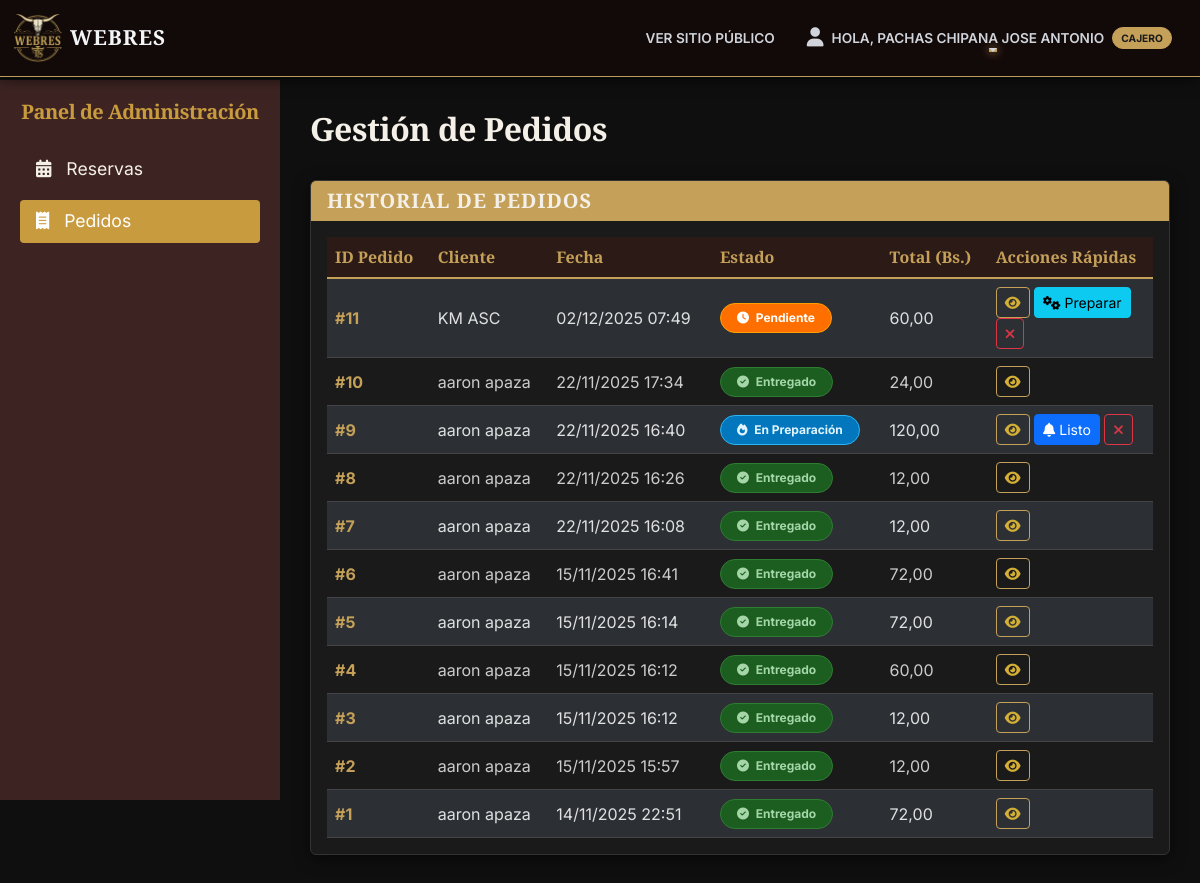
/panel/pedidos/ (signed in), run on the app's committed database.
### pedidos/models.py (models this page shows, shortened)
class Pedido(models.Model):
    ESTADO_PEDIDO_CHOICES = (
        ('PENDIENTE', 'Pendiente'),
        ('EN_PREPARACION', 'En Preparación'),
        ('LISTO', 'Listo para Servir'),
        ('ENTREGADO', 'Entregado'),
        ('CANCELADO', 'Cancelado'),
    )
    usuario = models.ForeignKey(settings.AUTH_USER_MODEL, on_delete=models.SET_NULL, null=True, blank=True, related_name="pedidos")
    cliente = models.ForeignKey(Cliente, on_delete=models.SET_NULL, null=True, blank=True)
    mesa = models.ForeignKey(Mesa, on_delete=models.SET_NULL, null=True, blank=True)
    fecha_pedido = models.DateTimeField(auto_now_add=True)
    estado_pedido = models.CharField(max_length=20, choices=ESTADO_PEDIDO_CHOICES, default='PENDIENTE')
    total = models.DecimalField(max_digits=10, decimal_places=2, default=0.00)

### clientes/models.py (models this page shows, shortened)
class Cliente(models.Model):
    usuario = models.OneToOneField(User, on_delete=models.CASCADE, related_name="cliente")
    nombre = models.CharField(max_length=100)
    apellido = models.CharField(max_length=100)
    email = models.EmailField(unique=True)
    telefono = models.CharField(max_length=20, blank=True, null=True)
    fecha_registro = models.DateTimeField(auto_now_add=True)
    foto_perfil = models.ImageField(upload_to='perfiles/', null=True, blank=True)

### dashboard/views.py (the view)
# urls.py: path('pedidos/', views.pedido_list, name='dashboard_pedidos'),
@staff_requerido
def pedido_list(request):
    pedidos = Pedido.objects.all().order_by('-fecha_pedido')
    return render(request, 'dashboard/pedido_list.html', {'pedidos': pedidos})

### dashboard/views.py (called while the page is built)
def staff_requerido(function):
    return user_passes_test(
        lambda u: u.is_authenticated and u.is_staff,
        login_url='login',
        redirect_field_name=None
    )(function)

### templates/dashboard/pedido_list.html (shortened to what this page needs)
{% extends 'dashboard/base_dashboard.html' %}
{% block content %}
<div class="d-flex justify-content-between align-items-center mb-4">
    <h1 class="fs-2">Gestión de Pedidos</h1>
</div>
<div class="card shadow-sm card-dark">
    <div class="card-header card-header-gold">
        <h5 class="mb-0">Historial de Pedidos</h5>
    </div>
    <div class="card-body">
        <div class="table-responsive">
            <table class="table table-dark table-striped table-hover align-middle">
                <thead>
                    <tr>
                        <th scope="col">ID Pedido</th>
                        <th scope="col">Cliente</th>
                        <th scope="col">Fecha</th>
                        <th scope="col">Estado</th>
                        <th scope="col">Total (Bs.)</th>
                        <th scope="col" style="width: 20%;">Acciones Rápidas</th>
                    </tr>
                </thead>
                <tbody>
                    {% for p in pedidos %}
                    <tr>
                        <td><strong>#{{ p.id }}</strong></td>
                        <td>
                            {% if p.cliente %}
                            {{ p.cliente.nombre }} {{ p.cliente.apellido }}
                            {% else %}
                            {{ p.usuario.username }} (Admin)
                            {% endif %}
                        </td>
                        <td>{{ p.fecha_pedido|date:"d/m/Y H:i" }}</td>
                        <td>
                            {% if p.estado_pedido == 'PENDIENTE' %}
                            <span class="badge badge-status-pending rounded-pill px-3 py-2">
                                <i class="fa fa-clock me-1"></i> {{ p.get_estado_pedido_display }}
                            </span>
                            {% elif p.estado_pedido == 'EN_PREPARACION' %}
                            <span class="badge badge-status-prep rounded-pill px-3 py-2">
                                <i class="fa fa-fire me-1"></i> {{ p.get_estado_pedido_display }}
                            </span>
                            {% elif p.estado_pedido == 'LISTO' %}
                            <span class="badge badge-status-ready rounded-pill px-3 py-2">
                                <i class="fa fa-bell me-1"></i> {{ p.get_estado_pedido_display }}
                            </span>
                            {% elif p.estado_pedido == 'ENTREGADO' %}
                            <span class="badge badge-status-delivered rounded-pill px-3 py-2">
                                <i class="fa fa-check-circle me-1"></i> {{ p.get_estado_pedido_display }}
                            </span>
                            {% elif p.estado_pedido == 'CANCELADO' %}
                            <span class="badge badge-status-canceled rounded-pill px-3 py-2">
                                <i class="fa fa-ban me-1"></i> {{ p.get_estado_pedido_display }}
                            </span>
                            {% endif %}
                        </td>
                        <td>{{ p.total|floatformat:2 }}</td>
                        <td>
                            <a href="{% url 'pedido_detail' p.pk %}" class="btn btn-sm btn-outline-primary"
                                title="Ver Detalle">
                                <i class="fa fa-eye"></i>
                            </a>
                            {% if p.estado_pedido == 'PENDIENTE' %}
                            <form action="{% url 'pedido_detail' p.pk %}" method="POST" class="d-inline">
                                <button type="submit" class="btn btn-sm btn-info" title="Marcar como 'En Preparación'">
                                    <i class="fa fa-cogs"></i> Preparar
                                </button>
                            </form>
                            {% elif p.estado_pedido == 'EN_PREPARACION' %}
                            <form action="{% url 'pedido_detail' p.pk %}" method="POST" class="d-inline">
                                <button type="submit" class="btn btn-sm btn-primary"
                                    title="Marcar como 'Listo para Servir'">
                                    <i class="fa fa-bell"></i> Listo
                                </button>
                            </form>
                            {% endif %}
                            {% if p.estado_pedido != 'ENTREGADO' and p.estado_pedido != 'CANCELADO' %}
                            <form action="{% url 'pedido_detail' p.pk %}" method="POST" class="d-inline">
                                <button type="submit" class="btn btn-sm btn-outline-danger" title="Cancelar Pedido">
                                    <i class="fa fa-times"></i>
                                </button>
                            </form>
                            {% endif %}
                        </td>
                    </tr>
                    {% empty %}
                    <tr>
                        <td colspan="6" class="text-center">No hay pedidos registrados todavía.</td>
                    </tr>
                    {% endfor %}
                </tbody>
            </table>
        </div>
    </div>
</div>
{% endblock %}

### templates/dashboard/base_dashboard.html (shortened to what this page needs)
{% load static %}
<!DOCTYPE html>
<html lang="es">
<head>
    <link href="https://cdn.jsdelivr.net/npm/bootstrap@5.3.3/dist/css/bootstrap.min.css" rel="stylesheet">
    <link rel="stylesheet" href="https://cdnjs.cloudflare.com/ajax/libs/font-awesome/6.5.2/css/all.min.css" />
    <link rel="stylesheet" href="{% static 'core/css/main.css' %}" />
</head>
<body class="site-container">
    <header id="main-header" class="fixed-top" style="z-index: 1030;">
        <nav class="navbar navbar-expand-lg">
            <div class="container-fluid">
                <a class="navbar-brand d-flex align-items-center" href="{% url 'home' %}">
                    <img src="{% static 'core/img/webres.png' %}" alt="Logo" width="50" height="50"
                        class="d-inline-block align-text-top">
                    <span class="navbar-brand-text ms-2">WEBRES</span>
                </a>
                <div class="collapse navbar-collapse" id="mainNavbar">
                    <ul class="navbar-nav ms-auto mb-2 mb-lg-0 align-items-center">
                        <li class="nav-item">
                            <a class="nav-link" href="{% url 'home' %}">Ver Sitio Público</a>
                        </li>
                        {% if user.is_authenticated %}
                        <li class="nav-item dropdown">
                            <a class="nav-link dropdown-toggle d-flex align-items-center" href="#" role="button"
                                data-bs-toggle="dropdown" aria-expanded="false">
                                {% if user.cliente.foto_perfil %}
                                <img src="{{ user.cliente.foto_perfil.url }}" alt="Foto de perfil"
                                    class="profile-pic-nav">
                                {% else %}
                                <i class="fa fa-user me-2" style="font-size: 1.2rem;"></i>
                                {% endif %}
                                Hola, {{ user.username }}
                                {% with user.groups.first as group %}
                                {% if user.is_superuser %}
                                <span
                                    class="badge-rol badge bg-danger-emphasis text-danger-emphasis border border-danger-subtle rounded-pill ms-2">Admin</span>
                                {% elif group.name == 'Cajero' %}
                                <span
                                    class="badge-rol badge bg-info-emphasis text-info-emphasis border border-info-subtle rounded-pill ms-2">Cajero</span>
                                {% elif group.name == 'Mesero' %}
                                <span
                                    class="badge-rol badge bg-warning-emphasis text-warning-emphasis border border-warning-subtle rounded-pill ms-2">Mesero</span>
                                {% elif user.is_staff %}
                                <span
                                    class="badge-rol badge bg-secondary-emphasis text-secondary-emphasis border border-secondary-subtle rounded-pill ms-2">Staff</span>
                                {% endif %}
                                {% endwith %}
                            </a>
                        </li>
                        {% endif %}
                    </ul>
                </div>
            </div>
        </nav>
    </header>
    <div class="d-flex">
        <div class="sidebar d-flex flex-column">
            <h3 class="fs-5 text-center mb-4" style="font-family: 'Playfair Display', serif; color: #c89b3f;">
                Panel de Administración
            </h3>
            <ul class="nav flex-column mb-auto">
                {% if user.is_staff %}
                <li class="nav-item">
                    <a class="nav-link {% if 'reserva' in request.resolver_match.url_name %}active{% endif %}"
                        href="{% url 'dashboard_reservas' %}">
                        <i class="fa fa-calendar-alt"></i> Reservas
                    </a>
                </li>
                <li class="nav-item">
                    <a class="nav-link {% if 'pedido' in request.resolver_match.url_name %}active{% endif %}"
                        href="{% url 'dashboard_pedidos' %}">
                        <i class="fa fa-receipt"></i> Pedidos
                    </a>
                </li>
                {% endif %}
            </ul>
        </div>
        <main class="content">
            {% block content %}{% endblock %}
        </main>
    </div>
</body>
</html>

### core/static/core/css/main.css (style rules this page uses)
body { background-color: #121212; font-family: 'Inter', sans-serif; color: #f3f4f6; min-height: 100vh; position: relative; overflow-x: hidden; }
.font-serif-display, .section-title, .navbar-brand-text, .title-gold, h1, h2, h3, h4, h5 { font-family: 'Playfair Display', serif; font-weight: 700; }
#main-header .navbar { background-color: rgba(20, 10, 10, 0.95); backdrop-filter: blur(8px); border-bottom: 1px solid #c09a5b; box-shadow: 0 4px 12px rgba(0,0,0,0.5); z-index: 1030; }
#main-header .navbar-brand-text { font-size: 1.3rem; color: #f3f4f6; letter-spacing: 1px; }
#main-header .nav-link { color: #d1d5db; font-weight: 600; text-transform: uppercase; font-size: 0.85rem; padding: 0.5rem 1rem; transition: color 0.3s ease; }
html, body { overflow-x: hidden; width: 100%; }
h1, h2, h3, .navbar-brand-text { letter-spacing: -0.5px; }
#main-header .nav-link { position: relative; }
#main-header .nav-link::after { content: ''; position: absolute; width: 0; height: 2px; bottom: 5px; left: 50%; background-color: #c09a5b; transition: all 0.3s ease; box-shadow: 0 0 10px #c09a5b; transform: translateX(-50%); }

### templates/dashboard/base_dashboard.html (style rules this page uses)
:root { --header-height: 80px; }
body { padding-top: var(--header-height); background-color: #0f0f0f; }
.card-body, .card-body p { color: #e0e0e0 !important; }
.card-body strong, .card-body b, .card-body h4, .card-body h5, .card-body h6 { color: #c5a059 !important; }
.card-body a { color: #d4af37; text-decoration: none; }
.badge-status-pending { background-color: #ff6f00 !important; color: #ffffff !important; border: 1px solid #ffa000 !important; }
.badge-status-prep { background-color: #0277bd !important; color: #e1f5fe !important; border: 1px solid #29b6f6 !important; }
.badge-status-delivered { background-color: #1b5e20 !important; color: #a5d6a7 !important; border: 1px solid #2e7d32 !important; }
.sidebar { position: fixed; top: var(--header-height); left: 0; width: 280px; height: calc(100vh - var(--header-height)); background-color: #3d2422; color: #f4f0e8; padding: 20px; overflow-y: auto; z-index: 1020; }
.sidebar .nav-link { color: #f4f0e8; font-size: 1.1rem; margin-bottom: 10px; padding: .5rem 1rem; border-radius: .25rem; }
.sidebar .nav-link:hover, .sidebar .nav-link.active { color: #ffffff; background-color: #c89b3f; }
.sidebar .nav-link .fa { margin-right: 10px; }
.content { margin-left: 280px; padding: 30px; width: calc(100% - 280px); background-color: #0f0f0f; min-height: calc(100vh - var(--header-height)); }
.card-header-gold { background-color: #c89b3f; color: #3d2422; font-family: 'Playfair Display', serif; }
.badge-rol { background-color: #c5a059 !important; color: #1a1a1a !important; border: 1px solid #c5a059 !important; font-weight: bold; padding: 0.5em 0.8em; }
.card { background-color: #1a1a1a !important; border: 1px solid #333 !important; box-shadow: 0 4px 15px rgba(0, 0, 0, 0.5) !important; }
.card-header { background-color: #c5a059 !important; color: #1a1a1a !important; font-weight: 800; text-transform: uppercase; letter-spacing: 1px; border-bottom: none; font-family: 'Playfair Display', serif; }
.table { --bs-table-bg: transparent; --bs-table-color: #e0e0e0; --bs-table-border-color: #444; margin-bottom: 0; }
.table thead th { background-color: #2c1a16 !important; color: #c5a059 !important; border-bottom: 2px solid #c5a059; font-family: 'Playfair Display', serif; }
.table tbody td { background-color: #1a1a1a !important; color: #ccc !important; vertical-align: middle; }
.table-striped>tbody>tr:nth-of-type(odd)>* { background-color: #222 !important; color: #e0e0e0 !important; }
.table td a, .table td code { color: #d4af37 !important; font-weight: bold; text-decoration: none; background: transparent !important; }
.btn-outline-primary { color: #c5a059; border-color: #c5a059; }
h1, h2, h3, h4, h5, h6 { color: #f4f0e8; }
html { scroll-behavior: smooth; }

### data on the page
Pedido: id "11", cliente.nombre "KM", cliente.apellido "ASC", fecha_pedido "02/12/2025 07:49", estado_pedido "Pendiente", total "60,00", shows "Preparar"
Pedido: id "10", cliente.nombre "aaron", cliente.apellido "apaza", fecha_pedido "22/11/2025 17:34", estado_pedido "Entregado", total "24,00"
Pedido: id "9", cliente.nombre "aaron", cliente.apellido "apaza", fecha_pedido "22/11/2025 16:40", estado_pedido "En Preparación", total "120,00", shows "Listo"
Pedido: id "8", cliente.nombre "aaron", cliente.apellido "apaza", fecha_pedido "22/11/2025 16:26", estado_pedido "Entregado", total "12,00"
Pedido: id "7", cliente.nombre "aaron", cliente.apellido "apaza", fecha_pedido "22/11/2025 16:08", estado_pedido "Entregado", total "12,00"
Pedido: id "6", cliente.nombre "aaron", cliente.apellido "apaza", fecha_pedido "15/11/2025 16:41", estado_pedido "Entregado", total "72,00"
Pedido: id "5", cliente.nombre "aaron", cliente.apellido "apaza", fecha_pedido "15/11/2025 16:14", estado_pedido "Entregado", total "72,00"
Pedido: id "4", cliente.nombre "aaron", cliente.apellido "apaza", fecha_pedido "15/11/2025 16:12", estado_pedido "Entregado", total "60,00"
Pedido: id "3", cliente.nombre "aaron", cliente.apellido "apaza", fecha_pedido "15/11/2025 16:12", estado_pedido "Entregado", total "12,00"
Pedido: id "2", cliente.nombre "aaron", cliente.apellido "apaza", fecha_pedido "15/11/2025 15:57", estado_pedido "Entregado", total "12,00"
Pedido: id "1", cliente.nombre "aaron", cliente.apellido "apaza", fecha_pedido "14/11/2025 22:51", estado_pedido "Entregado", total "72,00"

### other printed values
{{ user.username }} "PACHAS CHIPANA JOSE ANTONIO"
